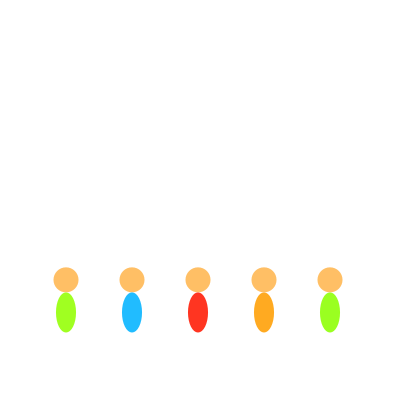
Frame 1 (no input)
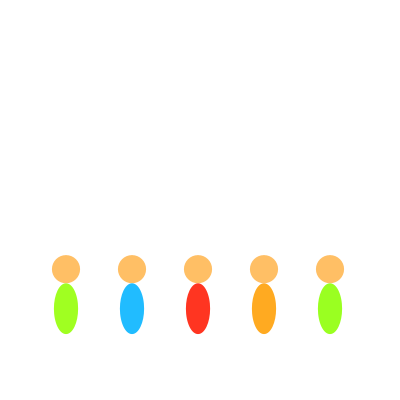
Frame 60 (the mouse pressed at the canvas centre just before this capture)
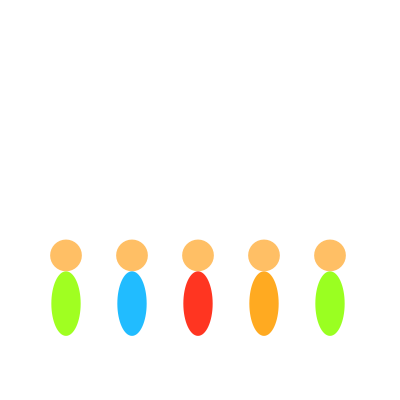
Frame 120 (the mouse held since frame 60 and released just before this capture)

The Processing sketch that drew these frames (run headless with seeded random() and noise(); from frame 60 on, the mouse is pressed at the canvas centre):

// Processing sketch: grownHumans
// ── grownHumans.pde
final float fps = 60;            // フレームレート
final int y = 320;               // 人の足元の y座標
final float growthRate = 0.004;  // 成長率
final int n = 5;
Human[] people = new Human[5];

void setup() {
  size(400, 400);
  frameRate(fps);
  noStroke();
  colorMode(HSB, 360, 100, 100);
  float h0 = 40;
  float w0 = 20;
  float d0 = 25;
  for(int i = 0; i < n; i++){
    int x = 400 / (n + 1) * (i + 1);
    float he = random(170, 270);
    float we = random(90, 150);
    float de = random(40, 70);
    people[i] = new Human(x, y, h0, w0, d0, he, we, de, growthRate);
  }
}

void draw() {
  background(0, 0, 100);
  for(int i = 0; i < n; i++){
    people[i].grown();
    people[i].drawFigure();
  }
}


class Human {
  int x;
  int y;
  float h;
  float w;
  float d;
  float he;
  float we;
  float de;
  float growthRate;
  float hue = random(360);
  Human(int x, int y, float h, float w, float d, float he, float we, float de, float growthRate){
    this.x = x;
    this.y = y;
    this.h = h;
    this.w = w;
    this.d = d;
    this.he = he;
    this.we = we;
    this.de = de;
    this.growthRate = growthRate;
  }
  void grown(){
    if ( h < he )
      h = h * (1.0 + growthRate);
    if ( w < we )
      w = w * (1.0 + growthRate * 0.8);
    if ( d < de )
      d = d * (1.0 + growthRate * 0.5);
  }
  void drawFigure() {
    fill(35, 60, 100);
    ellipse(x, y - h, d, d);           // 顔
    fill(hue, 87, 100);
    ellipse(x, y - h / 2 + d / 2, w, h); // 胴体
  }
}
